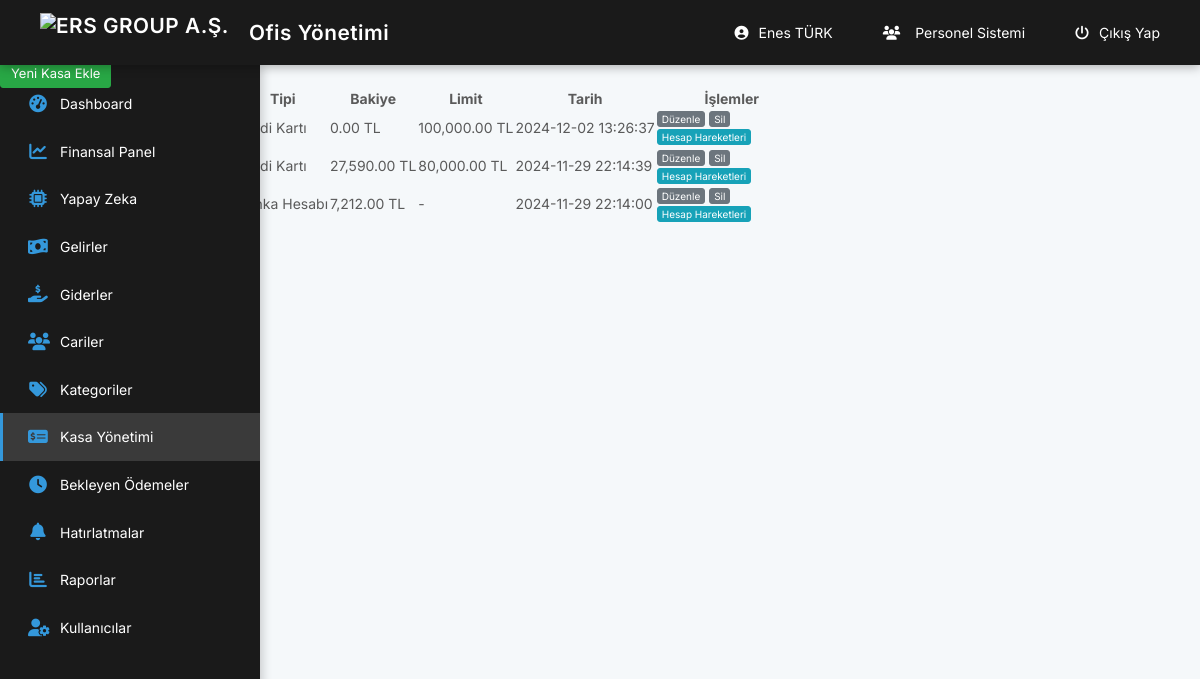
Screenshot of /muhasebe/safes.php (signed in) with the database file from the repository.
### tables this page shows
CREATE TABLE `users` (
  `id` int(11) NOT NULL,
  `fullname` text NOT NULL,
  `phone` text NOT NULL,
  `email` text NOT NULL,
  `password` text NOT NULL,
  `uniqid` text NOT NULL,
  `status` tinyint(1) NOT NULL
);

CREATE TABLE `safes` (
  `id` int(11) NOT NULL,
  `u_id` int(11) NOT NULL,
  `title` varchar(255) NOT NULL,
  `type` varchar(20) NOT NULL,
  `balance` decimal(10,2) DEFAULT 0.00,
  `credit_limit` decimal(10,2) DEFAULT 0.00,
  `description` text DEFAULT NULL,
  `status` tinyint(1) DEFAULT 1,
  `created_at` datetime DEFAULT current_timestamp(),
  `statement_day` int(11) DEFAULT NULL,
  `due_day` int(11) DEFAULT NULL,
  `bank_name` varchar(255) DEFAULT NULL
);

### muhasebe/_class/class.php (called while the page is built, shortened)
<?php
class PIA {
	static $pdo = null;
	static $charset = 'UTF8';
	static $last_stmt = null;
	public static function instance(){
		return
		self::$pdo == null ?
		self::init() :
		self::$pdo;
	}
	public static function init(){
		self::$pdo = new PDO(
			'mysql:host=' . MYSQL_HOST .';dbname=' . MYSQL_DB,
			MYSQL_USER,
			MYSQL_PASS
		);
		self::$pdo->exec('SET NAMES `' . self::$charset . '`');
		self::$pdo->setAttribute(PDO::ATTR_DEFAULT_FETCH_MODE, PDO::FETCH_OBJ);
		return self::$pdo;
	}
	public static function query($query, $bindings = null){
		if(is_null($bindings)){
			if(!self::$last_stmt = self::instance()->query($query))
			return false;
		}else{
			self::$last_stmt = self::prepare($query);
			if(!self::$last_stmt->execute($bindings))
			return false;
		}
		return self::$last_stmt;
	}
	public static function get_row($query, $bindings = null){
		if(!$stmt = self::query($query, $bindings))
		return false;
		return $stmt->fetch();
	}
	public static function control($theValue, $theType, $strip_tags=false) {
		$theValue = addslashes(trim($theValue)) ;
		switch ($theType) {
			case "text":
				$theValue = ($theValue != "") ? "'" . $theValue . "'" : "NULL";
			break;
		}
		return $theValue;
	}
}
$pia = New PIA;
?>

### muhasebe/_class/config.php (called while the page is built, shortened)
<?php
require('class.php');
if(isset($_COOKIE['admin_id'])){
	$uniqid =  $pia->control($_COOKIE['admin_id'],'text');
	$admin = $pia->get_row("SELECT * FROM users WHERE uniqid=$uniqid");
}
?>

### muhasebe/safes.php (the view, shortened to what this page needs)
<?php require('_class/config.php'); require('session.php'); ?>
<!DOCTYPE html>
<html>
<head>
    <?php require('_inc/head.php'); ?>
</head>
<body>
    <?php require('_inc/header.php'); ?>
    <section class="content">
        <div class="title">
            <div class="left">
                <h1>Kasalar</h1>
                <ul class="breadcrumb">
                    <li><a href="main.php">Anasayfa</a></li>
                    <li><a href="safes.php">Kasalar</a></li>
                </ul>
            </div>
            <div class="right">
                <a href="safes.php?add" class="btn-success btn-sm">Yeni Kasa Ekle</a>
            </div>
        </div>
        <table class="table">
            <thead>
                <tr>
                    <th width="50px">ID</th>
                    <th>Kasa Adı</th>
                    <th>Tipi</th>
                    <th>Bakiye</th>
                    <th>Limit</th>
                    <th>Tarih</th>
                    <th width="150px">İşlemler</th>
                </tr>
            </thead>
            <tbody>
                <?php
                $list = $pia->query("SELECT * FROM safes WHERE u_id=$admin->id ORDER BY id DESC");
                foreach($list as $item){
                    $type_text = array(
                        'cash' => 'Nakit',
                        'credit_card' => 'Kredi Kartı',
                        'bank_account' => 'Banka Hesabı',
                        'check' => 'Çek Hesabı'
                    );
                    $shown_type = isset($type_text[$item->type]) ? $type_text[$item->type] : $item->type;
                ?>
                <tr>
                    <td><?=$item->id;?></td>
                    <td><?=$item->title;?></td>
                    <td><?=$shown_type;?></td>
                    <td><?=number_format($item->balance, 2);?> TL</td>
                    <td><?=$item->type == 'credit_card' ? number_format($item->credit_limit, 2).' TL' : '-';?></td>
                    <td><?=$item->created_at;?></td>
                    <td>
                        <a href="safes.php?edit=<?=$item->id;?>" class="btn-default btn-xs">Düzenle</a>
                        <a onclick="_delete('safes', <?=$item->id;?>);" class="btn-default btn-xs">Sil</a>
                        <a href="/muhasebe/safe_transactions.php?safe_id=<?=$item->id;?>" class="btn-info btn-xs">
                            <i class="fal fa-list"></i> Hesap Hareketleri
                        </a>
                    </td>
                </tr>
                <?php } ?>
            </tbody>
        </table>
    </section>
</body>
</html>

### muhasebe/_inc/header.php (shortened to what this page needs)
<header class="header">
    <a href="https://ersinemlak.com.tr" class="logo">
        <img src="../logo1.png" alt="ERS GROUP A.Ş." class="logo-img"> Ofis Yönetimi
    </a>
    <div class="header-right">
        <a href="users.php?edit=<?=$admin->id;?>" class="user-link">
            <i class="fas fa-user-circle"></i> <?=$admin->fullname;?>
        </a>
        <a href="../personel/" class="personnel-link">
            <i class="fas fa-users"></i> Personel Sistemi
        </a>
        <a href="logout.php" class="logout-link">
            <i class="fas fa-power-off"></i> Çıkış Yap
        </a>
    </div>
</header>
<div class="sidebar">
    <nav class="sidebar-nav">
        <ul>
            <li>
                <a href="main.php">
                    <i class="fas fa-tachometer-alt"></i>
                    <span>Dashboard</span>
                </a>
            </li>
            <li>
                <a href="financial_dashboard.php">
                    <i class="fas fa-chart-line"></i>
                    <span>Finansal Panel</span>
                </a>
            </li>
            <li>
                <a href="chatbot.php">
                    <i class="fas fa-microchip"></i>
                    <span>Yapay Zeka</span>
                </a>
            </li>
            <li>
                <a href="income.php">
                    <i class="fas fa-money-bill-wave"></i>
                    <span>Gelirler</span>
                </a>
            </li>
            <li>
                <a href="expense.php">
                    <i class="fas fa-hand-holding-usd"></i>
                    <span>Giderler</span>
                </a>
            </li>
            <li>
                <a href="customers.php">
                    <i class="fas fa-users"></i>
                    <span>Cariler</span>
                </a>
            </li>
            <li>
                <a href="categories.php">
                    <i class="fas fa-tags"></i>
                    <span>Kategoriler</span>
                </a>
            </li>
            <li>
    <a href="safes.php">
        <i class="fas fa-money-check-alt"></i>
        <span>Kasa Yönetimi</span>
    </a>
</li>
            <li>
                <a href="pending_payments.php">
                    <i class="fas fa-clock"></i>
                    <span>Bekleyen Ödemeler</span>
                </a>
            </li>
            <li>
                <a href="reminders.php">
                    <i class="fas fa-bell"></i>
                    <span>Hatırlatmalar</span>
                </a>
            </li>
            <li>
                <a href="reports.php">
                    <i class="fas fa-chart-bar"></i>
                    <span>Raporlar</span>
                </a>
            </li>
            <li>
                <a href="users.php">
                    <i class="fas fa-user-cog"></i>
                    <span>Kullanıcılar</span>
                </a>
            </li>
        </ul>
    </nav>
</div>

### muhasebe/_inc/header.php (style rules this page uses)
.logo { display: flex; align-items: center; text-decoration: none; }
.logo-img { height: 40px; margin-right: 10px; object-fit: contain; }
.personnel-link { display: inline-flex; align-items: center; padding: 0 15px; color: #333; text-decoration: none; transition: color 0.3s ease; }
.personnel-link i { margin-right: 5px; }
:root { --primary-color: #1a1a1a; --secondary-color: #2d2d2d; --accent-color: #3498db; --text-color: #ffffff; --hover-color: #3a3a3a; --sidebar-width: 260px; --header-height: 65px; }
.header { background: var(--primary-color); height: var(--header-height); position: fixed; top: 0; left: 0; right: 0; z-index: 1000; display: flex; justify-content: space-between; align-items: center; padding: 0 25px; box-shadow: 0 2px 10px rgba(0,0,0,0.3); }
.header a { color: var(--text-color); text-decoration: none; padding: 10px 15px; border-radius: 8px; transition: all 0.3s ease; display: flex; align-items: center; gap: 10px; }
.header-right { display: flex; align-items: center; gap: 20px; }
.logo { font-size: 1.3rem; font-weight: 600; letter-spacing: 0.5px; }
.sidebar { background: var(--primary-color); width: var(--sidebar-width); height: calc(100vh - var(--header-height)); position: fixed; top: var(--header-height); left: 0; overflow-y: auto; transition: all 0.3s ease; box-shadow: 2px 0 10px rgba(0,0,0,0.2); }
.sidebar-nav ul { list-style: none; padding: 15px 0; margin: 0; }
.sidebar-nav li a { display: flex; align-items: center; padding: 15px 25px; color: var(--text-color); text-decoration: none; transition: all 0.3s ease; border-left: 3px solid transparent; }
.sidebar-nav i { margin-right: 12px; width: 20px; text-align: center; font-size: 1.1rem; color: var(--accent-color); }

### rows the page displays
users: fullname "Enes TÜRK"
safes: type "Kredi Kartı", balance "0.00", credit_limit "100,000.00", created_at "2024-12-02 13:26:37"
safes: type "Kredi Kartı", balance "27,590.00", credit_limit "80,000.00", created_at "2024-11-29 22:14:39"
safes: type "Banka Hesabı", balance "7,212.00", created_at "2024-11-29 22:14:00"
